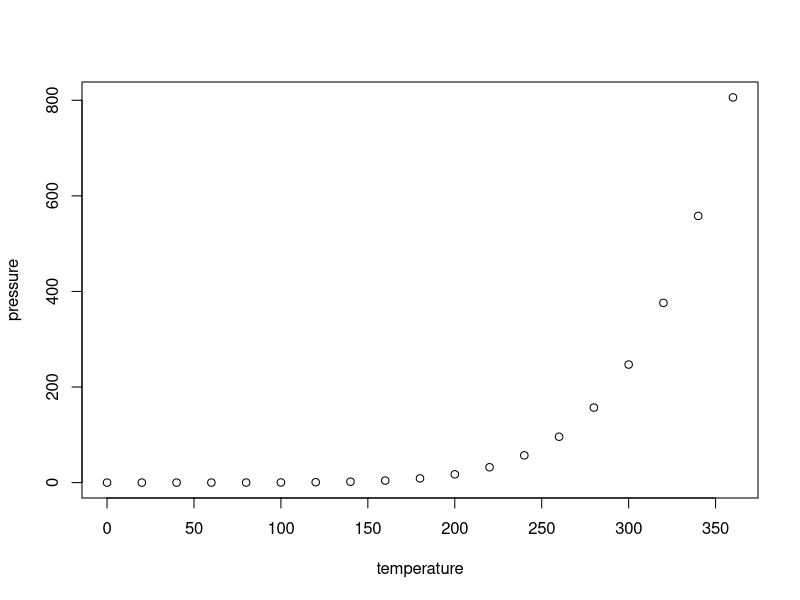
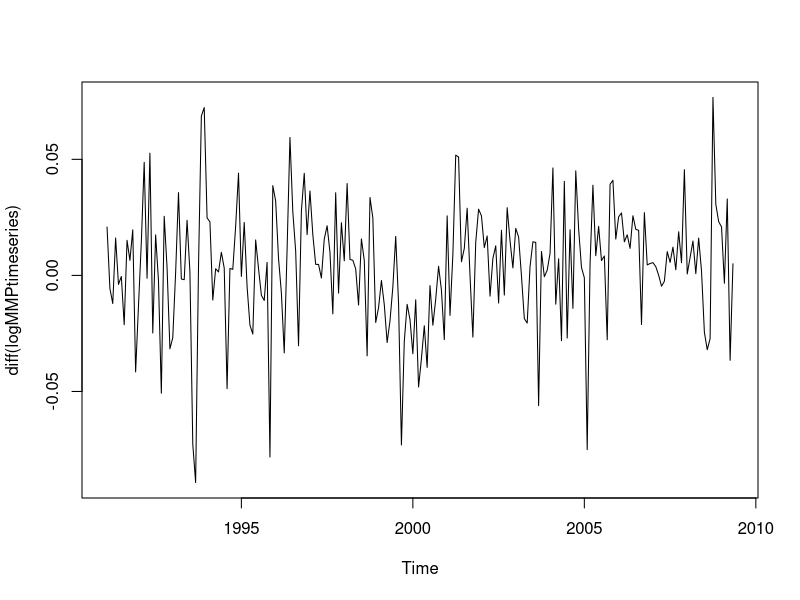
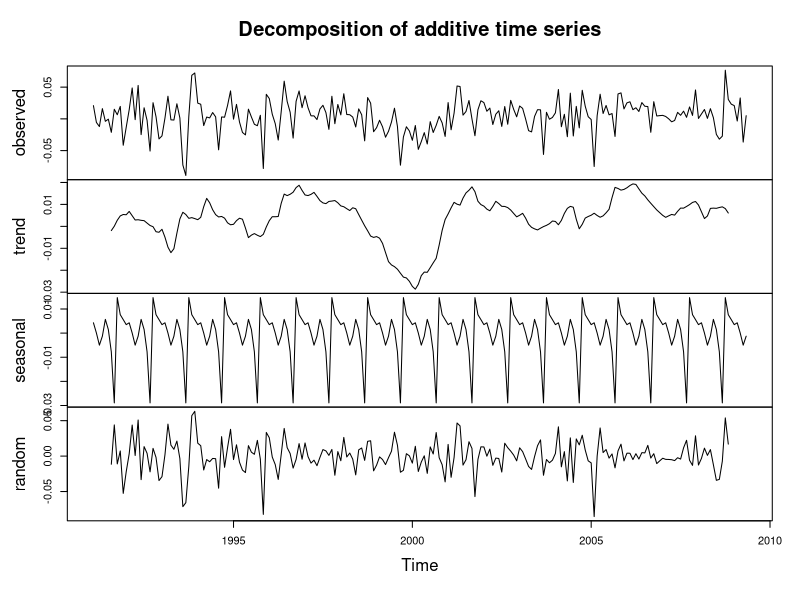
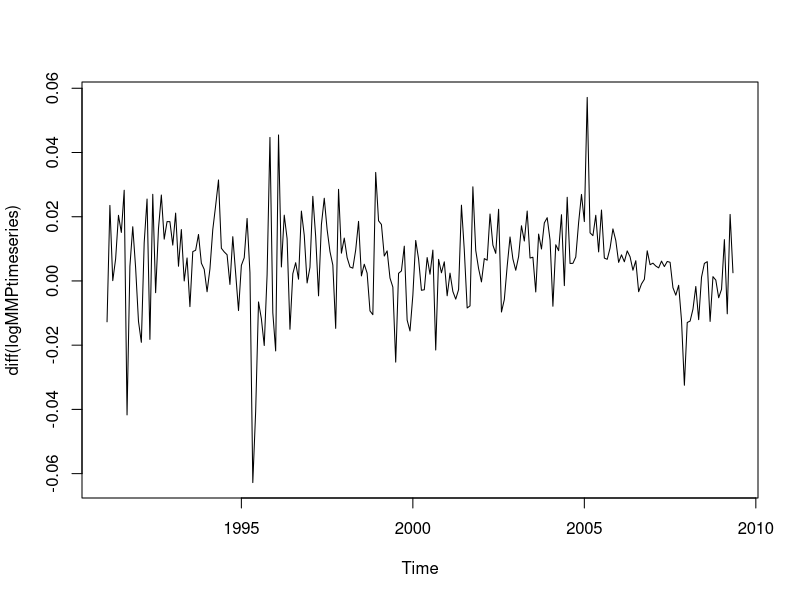
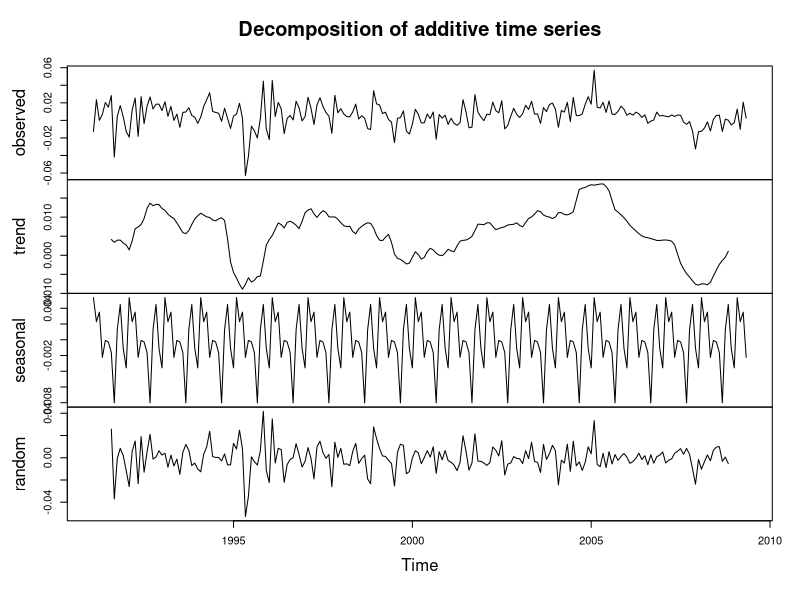

Here is the R script that generated these plots, in order: (Note: this script raises an error after producing the figures.)
## ---- chunk 1
knitr::opts_chunk$set(echo = TRUE)
## ---- chunk 2
summary(cars)
## ---- chunk 3
plot(pressure)
## ---- chunk 4

library ("timeSeries")
library ("ggplot2")


setwd("/home/sergio/Prisiones") 
rm(list=ls())
data = read.csv("POB_SIT.csv",header = FALSE,sep = ",",stringsAsFactors=FALSE)
 
POB = as.integer(c(unlist(data[2:13,2:dim(data)[2]])))
 
SIN = c(rep(c(rep(0,12),rep(1,12),rep(2,12)),900/36))
 
POB_SIN = cbind(POB,SIN)
 
SIND = subset(POB_SIN,POB_SIN[,"SIN"]==0)
 
 
MPP1 = subset(POB_SIN,POB_SIN[,"SIN"]==0)
MPP = MPP1[76:296,"POB"]

##### SERIES DE TIEMPO
#MPP = Male Prison Population

MPPtimeseries <- ts(MPP, frequency=12, start=c(1991,1))

logMMPtimeseries <- log(MPPtimeseries)

plot.ts(diff(logMMPtimeseries))
DeltaMPP = decompose(diff(logMMPtimeseries))
plot(DeltaMPP) 

# ggplot(DeltaMPP)

write.csv(DeltaMPP$trend, file = 'sindicados.txt', row.names = TRUE)

# Crecimiento promedio
mean(DeltaMPP$trend,na.rm = TRUE)*100

####### CONDENADOS 
MPP1 = subset(POB_SIN,POB_SIN[,"SIN"]==1)
MPP = MPP1[76:296,"POB"]

##### SERIES DE TIEMPO
#MPP = Male Prison Population

MPPtimeseries <- ts(MPP, frequency=12, start=c(1991,1))

logMMPtimeseries <- log(MPPtimeseries)

plot.ts(diff(logMMPtimeseries))
DeltaMPP = decompose(diff(logMMPtimeseries))
plot(DeltaMPP) 
ggplot(DeltaMPP)
write.csv(DeltaMPP$trend, file = 'condenados.txt', row.names = TRUE)

# Crecimiento promedio
mean(DeltaMPP$trend,na.rm = TRUE)*100

####### TOTAL 
MPP1 = subset(POB_SIN,POB_SIN[,"SIN"]==2)
MPP = MPP1[76:296,"POB"]

##### SERIES DE TIEMPO
#MPP = Male Prison Population

MPPtimeseries <- ts(MPP, frequency=12, start=c(1991,1))

logMMPtimeseries <- log(MPPtimeseries)

plot.ts(diff(logMMPtimeseries))
DeltaMPP = decompose(diff(logMMPtimeseries))
plot(DeltaMPP) 
ggplot(DeltaMPP)
write.csv(DeltaMPP$trend, file = 'condenados.txt', row.names = TRUE)

# Crecimiento promedio
mean(DeltaMPP$trend,na.rm = TRUE)*100
